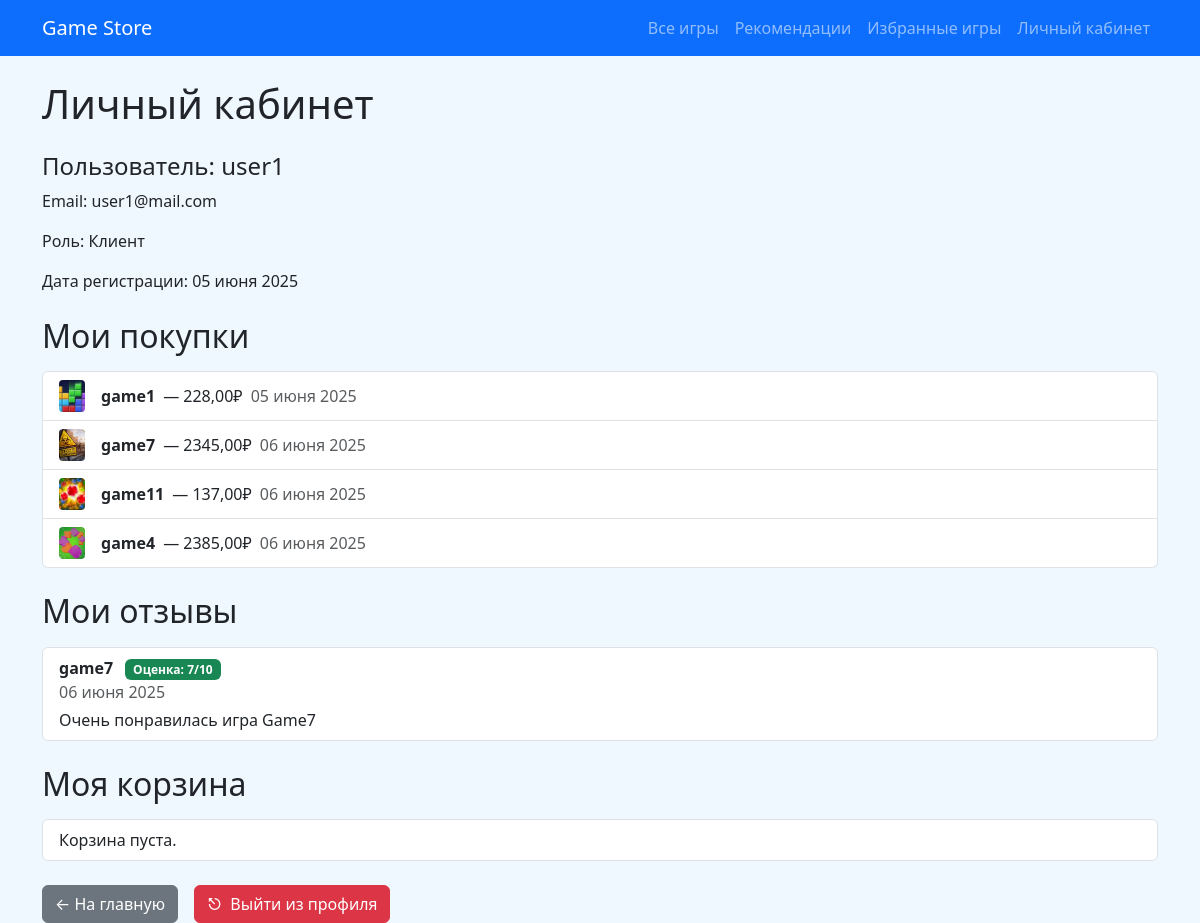
The page /profile/ (signed in) on the database its author committed.
### store/models.py (models this page shows, shortened)
class User(AbstractUser):
    ROLE_CHOICES = [
        ('client', 'Клиент'),
        ('admin', 'Администратор'),
        ('developer', 'Разработчик'),
    ]
    role = models.CharField("Роль", max_length=20, choices=ROLE_CHOICES, default='client')
    favorite_games = models.ManyToManyField('Game', blank=True)
    created_at = models.DateTimeField("Дата регистрации", auto_now_add=True)
    cart_games = models.ManyToManyField('Game', blank=True, related_name='cart_users')
    class Meta:
        verbose_name = "Пользователь"
        verbose_name_plural = "Пользователи"

class Purchase(models.Model):
    user = models.ForeignKey(User, on_delete=models.CASCADE, verbose_name="Покупатель")
    game = models.ForeignKey(Game, on_delete=models.CASCADE, verbose_name="Игра")
    price = models.DecimalField("Цена покупки", max_digits=8, decimal_places=2)
    purchase_date = models.DateTimeField("Дата покупки", auto_now_add=True)
    class Meta:
        verbose_name = "Покупка"
        verbose_name_plural = "Покупки"

class Game(models.Model):
    title = models.CharField("Название игры", max_length=100)
    description = models.TextField("Описание")
    price = models.DecimalField("Цена", max_digits=8, decimal_places=2)
    release_date = models.DateField("Дата выхода")
    developer = models.ForeignKey(Developer, on_delete=models.CASCADE, verbose_name="Разработчик")
    genre = models.ForeignKey(Genre, on_delete=models.SET_NULL, null=True, verbose_name="Жанр")
    cover_image = models.ImageField("Обложка", upload_to='game_covers/', blank=True)
    class Meta:
        verbose_name = "Игра"
        verbose_name_plural = "Игры"

class Review(models.Model):
    user = models.ForeignKey(User, on_delete=models.CASCADE, verbose_name="Автор")
    game = models.ForeignKey(Game, on_delete=models.CASCADE, verbose_name="Игра")
    rating = models.PositiveSmallIntegerField("Оценка", choices=[(i, i) for i in range(1, 11)])
    text = models.TextField("Текст отзыва")
    created_at = models.DateTimeField("Дата отзыва", auto_now_add=True)
    class Meta:
        verbose_name = "Отзыв"
        verbose_name_plural = "Отзывы"

### store/views.py (the view)
# urls.py: path('profile/', profile_view, name='profile'),
@login_required
def profile_view(request):
    user = request.user
    purchases = Purchase.objects.filter(user=user)
    reviews = Review.objects.filter(user=user)
    return render(request, 'profile.html', {
        'purchases': purchases,
        'reviews': reviews,
        'user': user,
    })

### templates/profile.html (shortened to what this page needs)
<!DOCTYPE html>
<html lang="ru">
<head>
    <link href="https://cdn.jsdelivr.net/npm/bootstrap@5.3.3/dist/css/bootstrap.min.css" rel="stylesheet">
</head>
<body>
{% include 'navbar.html' %}
<div class="container mt-4">
    <h1 class="mb-4">Личный кабинет</h1>
    <div class="mb-4">
        <h4>Пользователь: {{ user.username }}</h4>
        <p>Email: {{ user.email }}</p>
        <p>Роль: {{ user.get_role_display }}</p>
        <p>Дата регистрации: {{ user.created_at|date:"d E Y" }}</p>
    </div>
    <h2 class="mb-3">Мои покупки</h2>
    <ul class="list-group mb-4">
        {% for purchase in purchases %}
            <li class="list-group-item d-flex align-items-center">
                {% if purchase.game.cover_image %}
                    <img src="{{ purchase.game.cover_image.url }}" alt="cover" class="me-3" style="height:32px; width:26px; object-fit:cover; border-radius:4px;">
                {% else %}
                    <img src="https://via.placeholder.com/26x32?text=No+Image" alt="no cover" class="me-3" style="height:32px; width:26px; object-fit:cover; border-radius:4px;">
                {% endif %}
                <strong>{{ purchase.game.title }}</strong>
                <span class="ms-2">— {{ purchase.price }}₽</span>
                <span class="text-muted ms-2">{{ purchase.purchase_date|date:"d E Y" }}</span>
            </li>
        {% empty %}
            <li class="list-group-item">Нет совершённых покупок.</li>
        {% endfor %}
    </ul>
    <h2 class="mb-3">Мои отзывы</h2>
    <ul class="list-group mb-4">
        {% for review in reviews %}
            <li class="list-group-item">
                <strong>{{ review.game.title }}</strong>
                <span class="badge bg-success ms-2">Оценка: {{ review.rating }}/10</span><br>
                <span class="text-muted">{{ review.created_at|date:"d E Y" }}</span>
                <div class="mt-1">{{ review.text }}</div>
            </li>
        {% empty %}
            <li class="list-group-item">Вы ещё не оставляли отзывов.</li>
        {% endfor %}
    </ul>
    <h2 class="mb-3">Моя корзина</h2>
    <ul class="list-group mb-4">
        {% for game in user.cart_games.all %}
            <li class="list-group-item d-flex align-items-center">
                {% if game.cover_image %}
                    <img src="{{ game.cover_image.url }}" alt="cover" class="me-3" style="height:32px; width:26px; object-fit:cover; border-radius:4px;">
                {% else %}
                    <img src="https://via.placeholder.com/26x32?text=No+Image" alt="no cover" class="me-3" style="height:32px; width:26px; object-fit:cover; border-radius:4px;">
                {% endif %}
                <strong>{{ game.title }}</strong>
                <span class="ms-2 text-muted">{{ game.genre.name }}</span>
                <span class="ms-2">{{ game.price }}₽</span>
                <form action="{% url 'remove_from_cart' game.id %}" method="post" style="display:inline;" class="ms-auto">
                    {% csrf_token %}
                    <button type="submit" class="btn btn-danger btn-sm">Удалить</button>
                </form>
            </li>
        {% empty %}
            <li class="list-group-item">Корзина пуста.</li>
        {% endfor %}
    </ul>
    <div class="d-flex gap-3">
        <a href="/" class="btn btn-secondary">← На главную</a>
        <form action="{% url 'logout' %}" method="post" style="display: inline;">
            <button type="submit" class="btn btn-danger">
                <span class="me-2">⎋</span>Выйти из профиля
            </button>
        </form>
    </div>
</div>
</body>
</html>

### templates/profile.html (style rules this page uses)
body { background-color: #f0f8ff !important; }

### rows shown on the page
User: username "user1", email "user1@mail.com", role "Клиент", created_at "05 июня 2025"
Purchase: game.cover_image (picture), game "game1", price "228,00", purchase_date "05 июня 2025"
Purchase: game.cover_image (picture), game "game7", price "2345,00", purchase_date "06 июня 2025"
Purchase: game.cover_image (picture), game "game11", price "137,00", purchase_date "06 июня 2025"
Purchase: game.cover_image (picture), game "game4", price "2385,00", purchase_date "06 июня 2025"
Review: game "game7", rating "7", created_at "06 июня 2025", text "Очень понравилась игра Game7"
